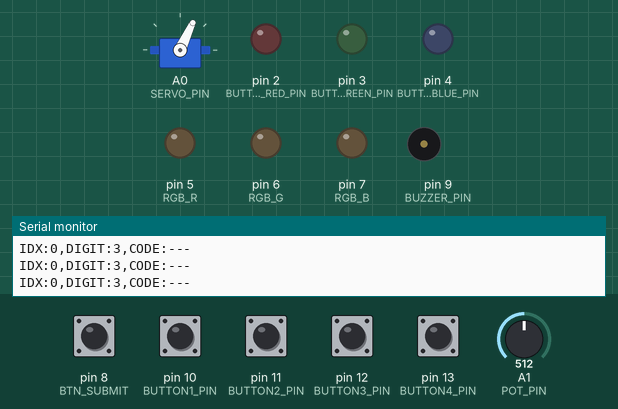
Simulated run of this sketch. Board: Arduino Uno, built with avr-gcc and run on an emulated ATmega328P. On the bench: servo, output pins drawn as LEDs (lit = HIGH), buzzer (waves = sounding), the last lines printed to the serial monitor. Inputs (shaded band) come from the test bench; at power-on: pin 8 (BTN_SUBMIT), pin 10 (BUTTON1_PIN), pin 11 (BUTTON2_PIN), pin 12 (BUTTON3_PIN), pin 13 (BUTTON4_PIN) HIGH, A1 (POT_PIN) = 512.

Above: at 1.2 s.
1.3 s: pin 8 (BTN_SUBMIT) pulled LOW for 0.15 s
At 1.45 s:
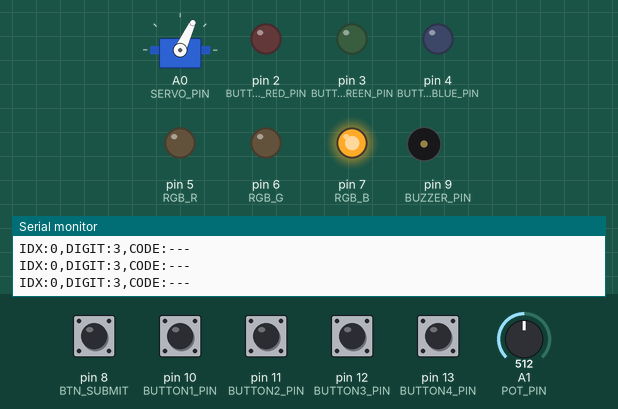
3.1 s: pin 10 (BUTTON1_PIN) pulled LOW for 0.15 s
At 3.47 s:
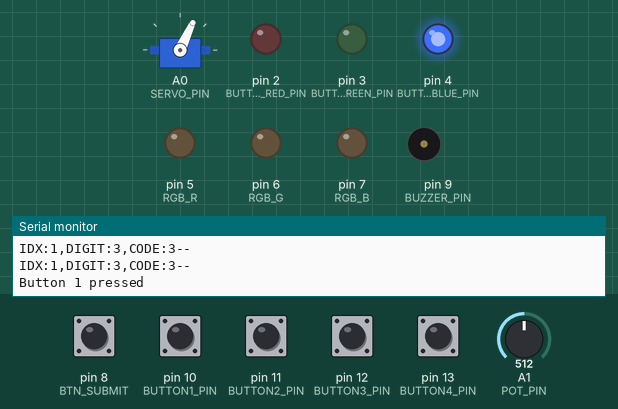
5.1 s: pin 8 (BTN_SUBMIT) pulled LOW for 1 s
At 6.1 s:
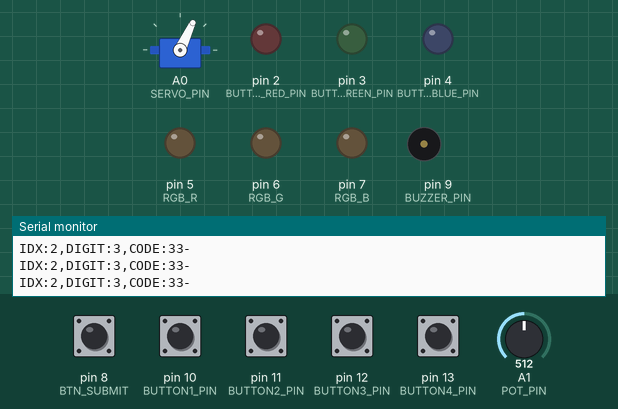
9.1 s: pin 8 (BTN_SUBMIT) pulled LOW for 0.15 s
At 10.7 s:
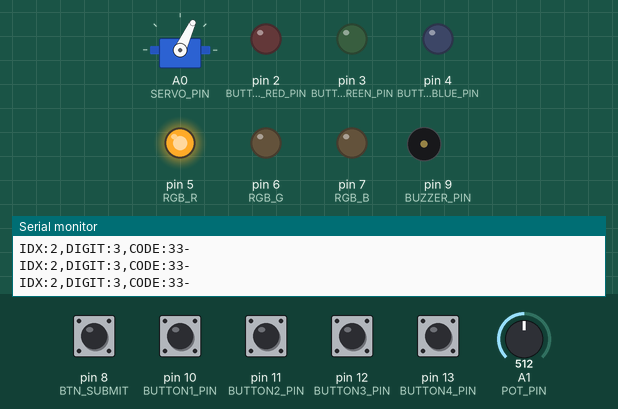
12.1 s: pin 11 (BUTTON2_PIN) pulled LOW for 0.15 s
At 14.0 s:
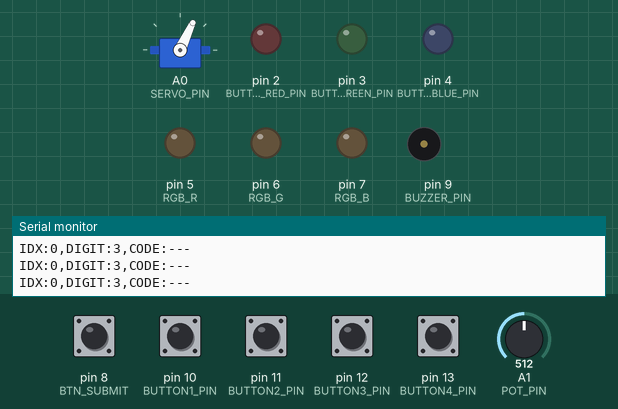
15.2 s: pin 12 (BUTTON3_PIN) pulled LOW for 0.15 s
At 15.57 s:
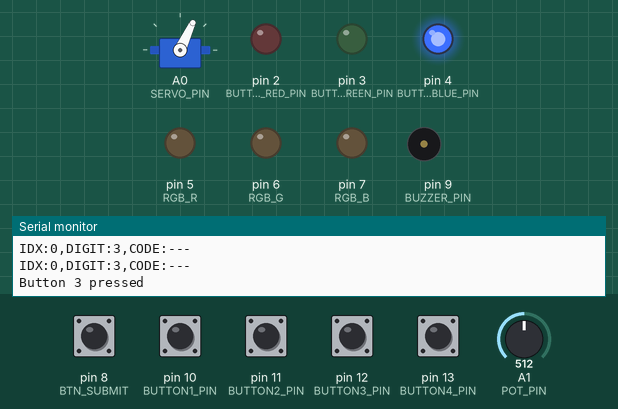
Timing chart, 0 to 18.2 s (numbered marks = the images above; inputs shaded):
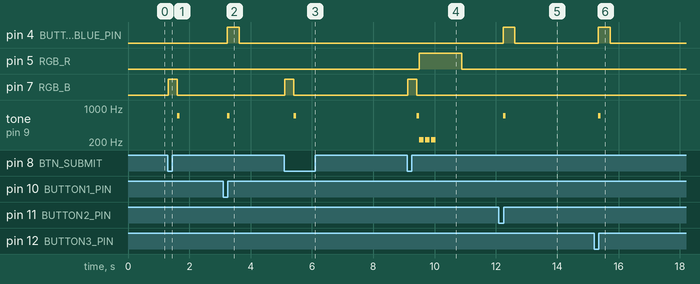

Measured:
- after the input at 1.3 s, pin 7 (RGB_B): LOW → HIGH at once, → LOW 0.30 s later; tone on pin 9 (BUZZER_PIN): silent → 700 Hz after 0.31 s, → silent 0.08 s later
- after the input at 3.1 s, pin 4 (BUTTONLED_BLUE_PIN): LOW → HIGH after 0.14 s, → LOW 0.39 s later; tone on pin 9 (BUZZER_PIN): silent → 700 Hz after 0.14 s, → silent 0.08 s later
- after the input at 5.1 s, pin 7 (RGB_B): LOW → HIGH at once, → LOW 0.30 s later; tone on pin 9 (BUZZER_PIN): silent → 700 Hz after 0.31 s, → silent 0.08 s later
- after the input at 9.1 s, pin 5 (RGB_R): LOW → HIGH after 0.40 s, → LOW 1.4 s later; pin 7 (RGB_B): LOW → HIGH at once, → LOW 0.30 s later; tone on pin 9 (BUZZER_PIN): silent → 700 Hz after 0.32 s, then repeats every 0.20 s: 220 Hz 0.14 s, silent 0.06 s, until it stays silent from 10.0 s
- after the input at 12.1 s, pin 4 (BUTTONLED_BLUE_PIN): LOW → HIGH after 0.14 s, → LOW 0.39 s later; tone on pin 9 (BUZZER_PIN): silent → 700 Hz after 0.14 s, → silent 0.08 s later
- after the input at 15.2 s, pin 4 (BUTTONLED_BLUE_PIN): LOW → HIGH after 0.14 s, → LOW 0.39 s later; tone on pin 9 (BUZZER_PIN): silent → 700 Hz after 0.14 s, → silent 0.08 s later

The sketch:

PuzzleBox.ino
```cpp
// Combined Puzzle Box
// Puzzle 1: Dial cipher (3 digits via potentiometer + submit)
// Puzzle 2: Button sequence (4 colored buttons)
// Final unlock: servo rotates when BOTH puzzles are solved

#include <ezButton.h>   // for button puzzle
#include <Servo.h>      // for servo latch

// puzzle 1: dial cipher
// pins
// potentiometer
const int POT_PIN = A1;
// submit button
const int BTN_SUBMIT = 8;
// buzzer (success and failure)
const int BUZZER_PIN = 9;

// rgb led pins for dial puzzle
const int RGB_R = 5;
const int RGB_G = 6;
const int RGB_B = 7;

// secret code
int SECRET[3] = {4, 1, 2};

// debounce
const unsigned long DEBOUNCE_MS = 40;

// how many digits entered (0-2)
int currentDigitIndex = 0;

// digits entered so far
int entered[3] = {0,0,0};

// debounce - treat a button press as real if the signal is stable for ~40ms
bool lastBtn = HIGH;
unsigned long lastBtnChange = 0;

// flag to track if dial puzzle is solved
bool dialSolved = false;

// convert analog reading from the potentiometer (0-1023) into a digit (1-4)
int potToDigit() {
  int v = analogRead(POT_PIN);

  if (v < 256) {
    return 1;
  }
  else if (v < 512) {
    return 2;
  }
  else if (v < 768) {
    return 3;
  }
  else {
    return 4;
  }
}

// set rgb led color for dial
// HIGH = on, LOW = off
void setRgb(bool rOn, bool gOn, bool bOn) {
  digitalWrite(RGB_R, rOn ? HIGH : LOW);
  digitalWrite(RGB_G, gOn ? HIGH : LOW);
  digitalWrite(RGB_B, bOn ? HIGH : LOW);
}

// play sound
void buzz(int freq, int ms) {
  tone(BUZZER_PIN, freq, ms);
  delay(ms + 5);
}

// success melody when code is correct
void successMelody() {
  buzz(880,120);
  buzz(988,120);
  buzz(1175,200);
  delay(40);
}

// error beeps when code is wrong
void errorTriplet() {
  for (int i = 0; i < 3; i++) {
    buzz(220,140);
    delay(50);
  }
}

// for processing UI
void sendStatus() {
  int d = potToDigit();

  // build code string
  char code[4];
  for (int i = 0; i < 3; i++) {
    if (i < currentDigitIndex) {
      // convert digit to character
      code[i] = char('0' + entered[i]);
    }
    else {
      // placeholder for not-yet-entered digit
      code[i] = '-';
    }
  }
  // end-of-string marker for printing
  code[3] = '\0';

  Serial.print("IDX:");
  Serial.print(currentDigitIndex);
  Serial.print(",DIGIT:");
  Serial.print(d);
  Serial.print(",CODE:");
  Serial.println(code);
}

// flash rgb once when a digit is locked in
void flashDigitConfirm() {
  setRgb(false, false, true);
  delay(300);
  setRgb(false, false, false);
}

// reset everything to the start state for the dial puzzle
// used only on wrong code
void resetRound() {
  currentDigitIndex = 0;

  // clear entered digits
  for (int i = 0; i < 3; i++) {
    entered[i] = 0;
  }

  // dial puzzle is not solved yet
  dialSolved = false;

  // turn off rgb led completely
  setRgb(false, false, false);
  sendStatus();
}

// Puzzle 2: Button puzzle

// variables
// the number of buttons
#define BUTTON_NUM 4
// red
#define BUTTON1_PIN 10
// yellow
#define BUTTON2_PIN 11
// green
#define BUTTON3_PIN 12
// blue
#define BUTTON4_PIN 13
// rgb red
#define BUTTONLED_RED_PIN 2
// rgb green
#define BUTTONLED_GREEN_PIN 3
// rgb blue
#define BUTTONLED_BLUE_PIN 4

// array to store buttons which have been pressed
int buttonsPressed[BUTTON_NUM];
// winning code
int buttonCode[BUTTON_NUM] = {3,4,1,4};
// counting number of buttons which have been pressed
int buttonCount = 0;
// bool to check if button code entered is correct
bool buttonCorrect = false;
// cooldown to have a delay
unsigned long buttonCooldownUntil = 0;

// array to store butons
ezButton buttonArray[] = {
  // red
  ezButton(BUTTON1_PIN),
  // yellow
  ezButton(BUTTON2_PIN),
  // green
  ezButton(BUTTON3_PIN),
  // blue
  ezButton(BUTTON4_PIN)
};

// reset button
void resetButtons() {
  for (int i = 0; i < BUTTON_NUM; i++)
    buttonsPressed[i] = 0;

  buttonCount = 0;
}

// rgb color
void RGB_color(bool side, int red_light_value, int green_light_value, int blue_light_value) {
  if (side) {
    analogWrite(BUTTONLED_RED_PIN, red_light_value);
    analogWrite(BUTTONLED_GREEN_PIN, green_light_value);
    analogWrite(BUTTONLED_BLUE_PIN, blue_light_value);
  }
}

// servo latch (final lock)
Servo lockServo;
// servo signal on A0
const int SERVO_PIN = A0;

// blocks box
const int LOCKED_ANGLE = 65;
// moves out of the way
const int UNLOCKED_ANGLE = 0;
// make sure we only unlock once
bool servoUnlocked = false;

void checkMasterUnlock() {
  // unlock when both puzzles are solved, in any order
  if (!servoUnlocked && dialSolved && buttonCorrect) {
    servoUnlocked = true;
    lockServo.write(UNLOCKED_ANGLE);

    // extra final unlock beep
    buzz(1319,120);
    buzz(1568,120);
  }
}

// setup
void setup() {
  Serial.begin(9600);

  // dial puzzle setup
  pinMode(BTN_SUBMIT, INPUT_PULLUP);

  pinMode(RGB_R, OUTPUT);
  pinMode(RGB_G, OUTPUT);
  pinMode(RGB_B, OUTPUT);

  pinMode(BUZZER_PIN, OUTPUT);

  // make sure dial rgb led is off at the very start
  setRgb(false, false, false);

  // button puzzle setup
  for (int i = 0; i < BUTTON_NUM; i++) {
    buttonArray[i].setDebounceTime(100);
  }

  pinMode(BUTTONLED_RED_PIN, OUTPUT);
  pinMode(BUTTONLED_GREEN_PIN, OUTPUT);
  pinMode(BUTTONLED_BLUE_PIN, OUTPUT);

   // turn off button puzzle RGB at start
  RGB_color(true, 0, 0, 0);

  // servo setup
  lockServo.attach(SERVO_PIN);
  // start locked
  lockServo.write(LOCKED_ANGLE);

  // start new rounds
  resetRound();
  resetButtons();
}

// loop
void loop() {
  unsigned long now = millis();

  // puzzle 2: button sequence handling
  // win state for button code
  if(buttonCorrect) {
    // green side LED when solved
    RGB_color(true, 0, 255, 0);
  }

  // ongoing state for button code
  else {
    for (int i = 0; i < BUTTON_NUM; i++) {
      buttonArray[i].loop();

      // if we're in cooldown after a wrong sequence, ignore presses
      if (now < buttonCooldownUntil) {
        continue;
      }

      if (buttonArray[i].isPressed()) {
        Serial.print("Button ");
        Serial.print(i + 1);
        Serial.println(" pressed");

        // only record a press if there is room (< 4)
        if (buttonCount < BUTTON_NUM) {
          if (buttonCount == 0 || buttonsPressed[buttonCount - 1] != (i + 1)) {
            // record this button
            buttonsPressed[buttonCount] = i + 1;
            buttonCount++;

            // blue flash
            RGB_color(true, 0, 0, 255);
            buzz(700, 80);
            delay(300);
            RGB_color(true, 0, 0, 0);
          }
        }

        // check the sequence after 4 buttons clicked
        if (buttonCount == BUTTON_NUM) {
          Serial.println("Checking sequence...");

          buttonCorrect = true;
          for (int j = 0; j < BUTTON_NUM; j++) {
            if (buttonsPressed[j] != buttonCode[j]) {
              buttonCorrect = false;
              break;
            }
          }

          if (buttonCorrect) {
            Serial.println("Button puzzle: You win!");

            // green + success
            RGB_color(true, 0, 255, 0);
            successMelody();
            // buttonCorrect stays true so LED stays green
          }
          else {
            Serial.println("Wrong sequence, try again.");

            // red + error then reset
            RGB_color(true, 255, 0, 0);
            errorTriplet();
            delay(800);
            RGB_color(true, 0, 0, 0);
            buttonCooldownUntil = millis() + 300;
            resetButtons();
          }
        }
      }
    }
  }

  // puzzle 1: dial cipher handling
  // submit button
  bool btn = digitalRead(BTN_SUBMIT);
  if (btn != lastBtn && (now - lastBtnChange) > DEBOUNCE_MS) {
    lastBtnChange = now;
    lastBtn = btn;

    // on press (LOW = pressed)
    if (btn == LOW && currentDigitIndex < 3 && !dialSolved) {
      // lock in this digit taken from the current dial position
      int chosen = potToDigit();
      entered[currentDigitIndex] = chosen;

      // visual + audio feedback for digit locked
      flashDigitConfirm();
      buzz(700, 80);

      // go to the next digit
      currentDigitIndex++;

      // if all 3 digits are locked, compare with the secret code
      if (currentDigitIndex >= 3) {
        bool ok = true;
        for (int i = 0; i < 3; i++) {
          if (entered[i] != SECRET[i]) {
            ok = false;
            break;
          }
        }

        if (ok) {
          // success: green + melody, and KEEP status (no reset)
          setRgb(false, true, false);
          successMelody();
          // record that this puzzle is solved
          dialSolved = true;
        }
        else {
          // wrong code: red + error beeps, then auto-reset
          setRgb(true, false, false);
          errorTriplet();
          delay(800);
          // back to all off + fresh attempt
          resetRound();
        }
      }

      // status update
      sendStatus();
    }
  }

  // status update but for the dial digit on-screen in Processing even when it's just rotating
  sendStatus();

  // final servo unlock check
  checkMasterUnlock();
}
```
